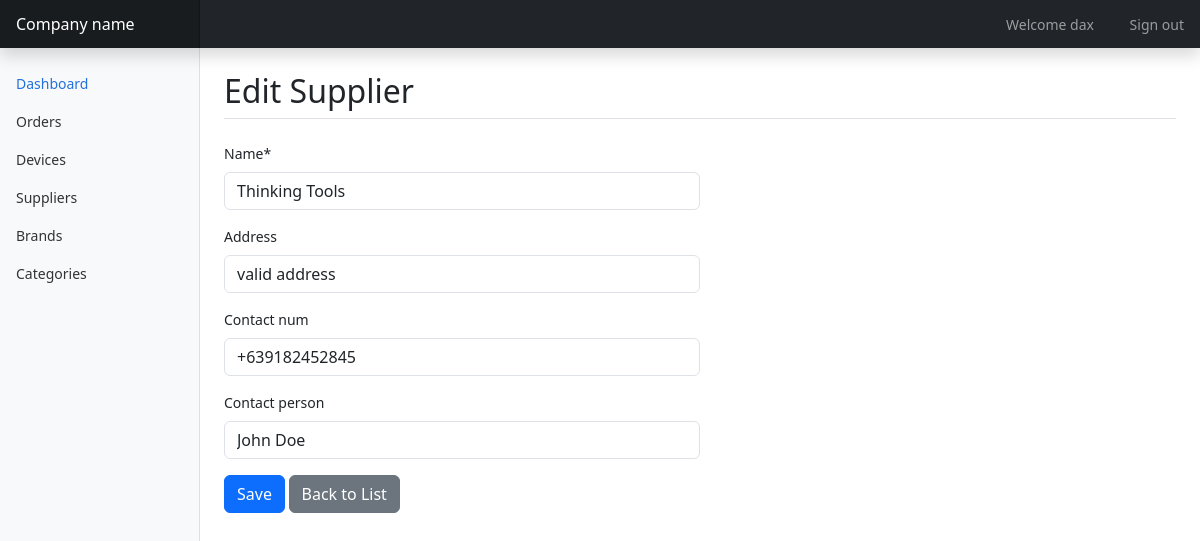
Screenshot of /suppliers/edit/1 (signed in) with the database file from the repository.
### inventory/models.py (models this page shows, shortened)
class Supplier(models.Model):
    name = models.CharField(max_length=255)
    address = models.CharField(max_length=255, null=True, blank=True)
    contact_num = models.CharField(max_length=255, null=True, blank=True)
    contact_person = models.CharField(max_length=255, null=True, blank=True)

### inventory/views/supplier.py (the view, shortened to what this page needs)
# urls.py: path('suppliers/edit/<str:sid>', supplier.edit_supplier, name="edit_supplier"),
@login_required
def edit_supplier(request, sid):
    title = 'Edit Supplier'
    context = {}
    try:
        supplier = Supplier.objects.get(pk=sid)
        form = SupplierForm(instance=supplier)
        context = {'form': form, 'title': title}
    except Supplier.DoesNotExist:
        raise Http404("Supplier does not exist")
    return render(request, "inventory/supplier_form.html", context)

### inventory/forms.py
class SupplierForm(ModelForm):
    class Meta:
        model = Supplier
        fields = '__all__'

### inventory/templates/inventory/supplier_form.html (shortened to what this page needs)
{% extends 'main.html' %}
{% load crispy_forms_tags %}
{% block content %}
<div class="d-flex border-bottom mb-4">
    <h1 class="h2">{{ title }}</h1>
</div>
<div class="w-50">
    <form action="" method="POST">
        {{ form|crispy }}
        <input type="submit" class="btn btn-primary" value="Save" />
        <a href="{% url 'supplier_list' %}" class="btn btn-secondary">Back to List</a>
    </form>
</div>
{% endblock content %}

### templates/top.html (shortened to what this page needs)
<header class="navbar navbar-dark sticky-top bg-dark flex-md-nowrap p-0 shadow">
  <a class="navbar-brand col-md-3 col-lg-2 me-0 px-3 fs-6" href="#">Company name</a>
  <div class="navbar-nav">
    <div class="nav-item text-nowrap">
      <a href="{% url 'profile' %}" class="nav-link px-3">Welcome {{ request.user.username }}</a>
      <a class="nav-link px-3" href="{% url 'logout' %}">Sign out</a>
    </div>
  </div>
</header>

### inventory/static/inventory/style.css (style rules this page uses)
body { font-size: .875rem; }
.navbar .nav-item { color: #fff; }
.navbar .nav-item .nav-link { display: inline-block; }
.navbar-brand { padding-top: .75rem; padding-bottom: .75rem; background-color: rgba(0, 0, 0, .25); box-shadow: inset -1px 0 0 rgba(0, 0, 0, .25); }

### rows the page displays
Supplier: name "Thinking Tools", address "valid address", contact_num "+639182452845", contact_person "John Doe"

### other values shown
{{ request.user.username }} "dax"
{{ title }} "Edit Supplier"
